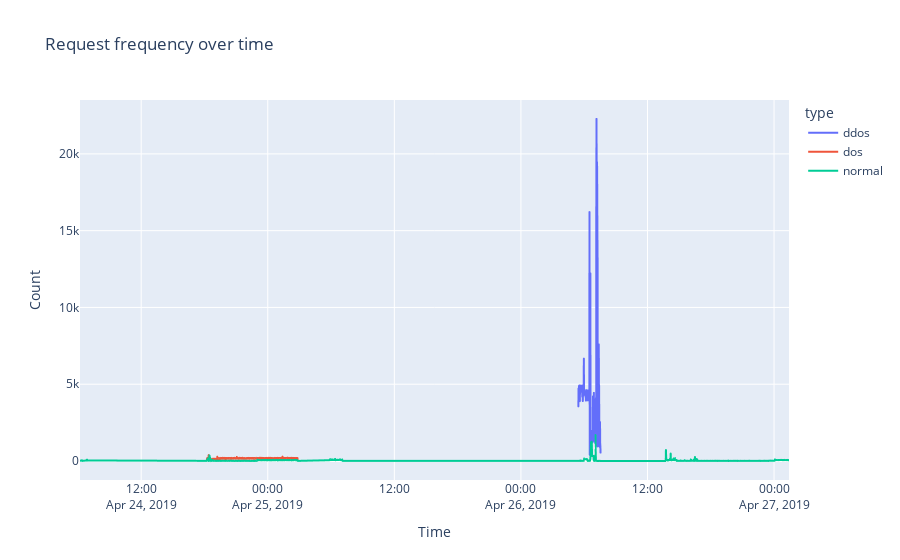

The cell this chart's notebook holds for it:
### Markdown cell above
It can be noticed when plotting the request evolution by time that, globally, the attacks are not widespread in the interval. DoS just happens in 24 and 25, and DDoS is restricted to 26, exclusively before 12h. This suggests that activity after Apr 26 12:00:00 can be discarded, since it is not significant. The same is valid for activiy before 12h of 24, no attacks or normal requests are reported, so this interval can be discarded. This decreases the number of windows to be processed.

### Code cell
eda = EDA(df_continuity)

eda.plot_global_request_rate('min')
